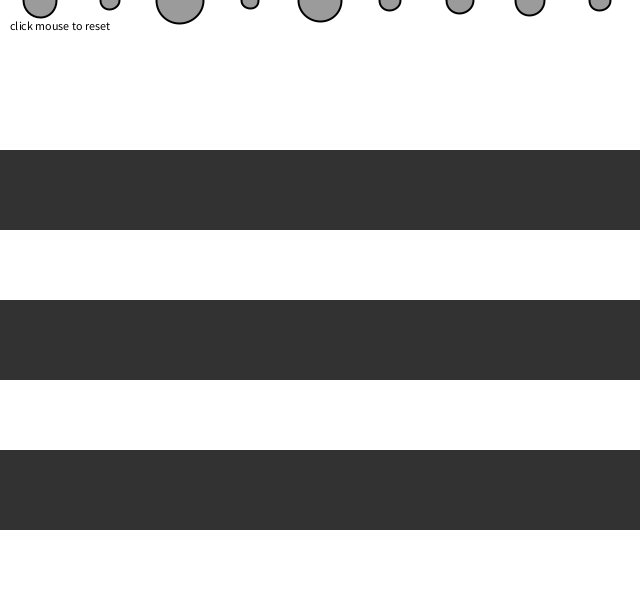
Frame 1 (no input)
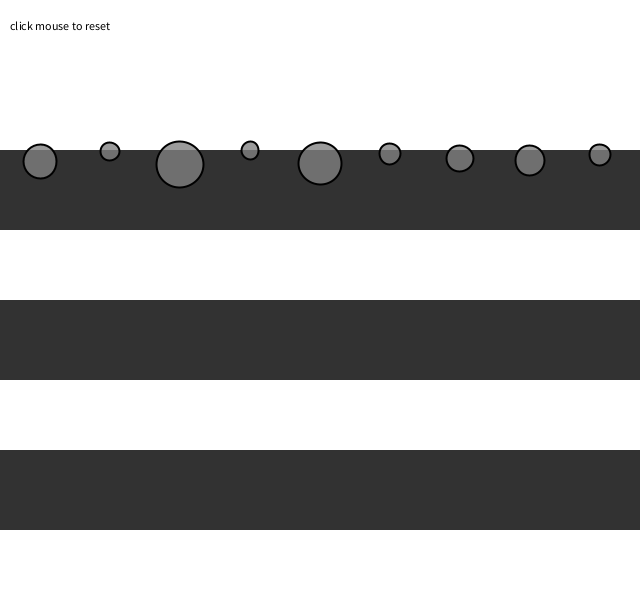
Frame 60 (the mouse pressed at the canvas centre just before this capture)
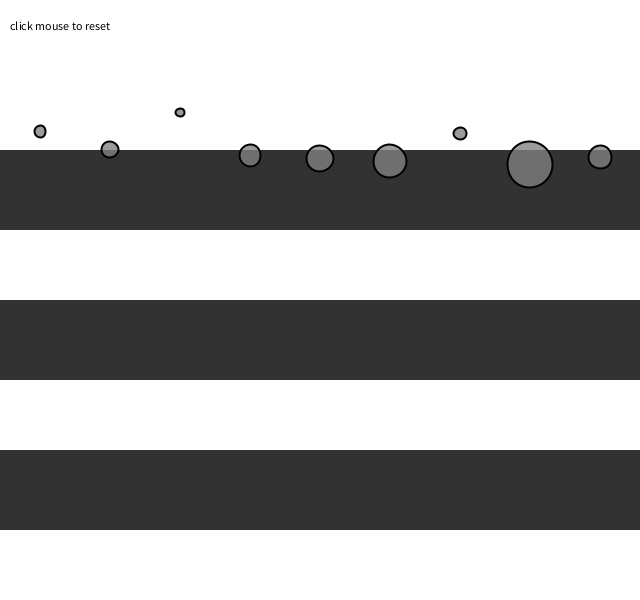
Frame 120 (the mouse held since frame 60 and released just before this capture)

The Processing sketch that drew these frames (run headless with seeded random() and noise(); from frame 60 on, the mouse is pressed at the canvas centre):

// Processing sketch: sketch_2_5_fluid_resistance
// ── sketch_2_5_fluid_resistance.pde
// Five moving bodies
Mover[] movers = new Mover[9];

// Liquid
Liquid liquid;
Liquid gas;
Liquid weird;

void setup() {
  size(640, 600);
  reset();
  // Create liquid object
  gas = new Liquid(0, 150, width, 80, 0.25);
  liquid = new Liquid(0, 300, width, 80, 0.1);
  weird = new Liquid(0, 450, width, 80, -0.01);
}

void draw() {
  background(255);

  // Draw water
  liquid.display();
  gas.display();
  weird.display();

  for (int i = 0; i < movers.length; i++) {

    // Is the Mover in the liquid?
    if (liquid.contains(movers[i])) {
      // Calculate drag force
      PVector dragForce = liquid.drag(movers[i]);
      // Apply drag force to Mover
      movers[i].applyForce(dragForce);
    }
    
    if (gas.contains(movers[i])) {
      // Calculate drag force
      PVector dragForce = gas.drag(movers[i]);
      // Apply drag force to Mover
      movers[i].applyForce(dragForce);
    }
    
    if (weird.contains(movers[i])) {
      PVector dragForce = weird.drag(movers[i]);
      movers[i].applyForce(dragForce);
    }

    // Gravity is scaled by mass here!
    PVector gravity = new PVector(0, 0.1*movers[i].mass);
    // Apply gravity
    movers[i].applyForce(gravity);

    // Update and display
    movers[i].update();
    movers[i].display();
    movers[i].checkEdges();
  }

  fill(0);
  text("click mouse to reset", 10, 30);
}

void mousePressed() {
  reset();
}

// Restart all the Mover objects randomly
void reset() {
  for (int i = 0; i < movers.length; i++) {
    movers[i] = new Mover(random(0.5, 3), 40+i*70, 0);
  }
}

// ── Ball.pde
class Mover {

  // position, velocity, and acceleration 
  PVector position;
  PVector velocity;
  PVector acceleration;

  // Mass is tied to size
  float mass;

  Mover(float m, float x, float y) {
    mass = m;
    position = new PVector(x, y);
    velocity = new PVector(0, 0);
    acceleration = new PVector(0, 0);
  }

  // Newton's 2nd law: F = M * A
  // or A = F / M
  void applyForce(PVector force) {
    // Divide by mass 
    PVector f = PVector.div(force, mass);
    // Accumulate all forces in acceleration
    acceleration.add(f);
  }

  void update() {

    // Velocity changes according to acceleration
    velocity.add(acceleration);
    // position changes by velocity
    position.add(velocity);
    // We must clear acceleration each frame
    acceleration.mult(0);
  }

  // Draw Mover
  void display() {
    stroke(0);
    strokeWeight(2);
    fill(127, 200);
    ellipse(position.x, position.y, mass*16, mass*16);
  }

  // Bounce off bottom of window
  void checkEdges() {
    if (position.y > height) {
      velocity.y *= -0.9;  // A little dampening when hitting the bottom
      position.y = height;
    }
  }
}

// ── Liquid.pde
// Liquid class 
class Liquid {


  // Liquid is a rectangle
  float x, y, w, h;
  // Coefficient of drag
  float c;

  Liquid(float x_, float y_, float w_, float h_, float c_) {
    x = x_;
    y = y_;
    w = w_;
    h = h_;
    c = c_;
  }

  // Is the Mover in the Liquid?
  boolean contains(Mover m) {
    PVector l = m.position;
    return l.x > x && l.x < x + w && l.y > y && l.y < y + h;
  }

  // Calculate drag force
  PVector drag(Mover m) {
    // Magnitude is coefficient * speed squared
    float speed = m.velocity.mag();
    float dragMagnitude = c * speed * speed;

    // Direction is inverse of velocity
    PVector dragForce = m.velocity.get();
    dragForce.mult(-1);

    // Scale according to magnitude
    // dragForce.setMag(dragMagnitude);
    dragForce.normalize();
    dragForce.mult(dragMagnitude);
    return dragForce;
  }

  void display() {
    noStroke();
    fill(50);
    rect(x, y, w, h);
  }
}
